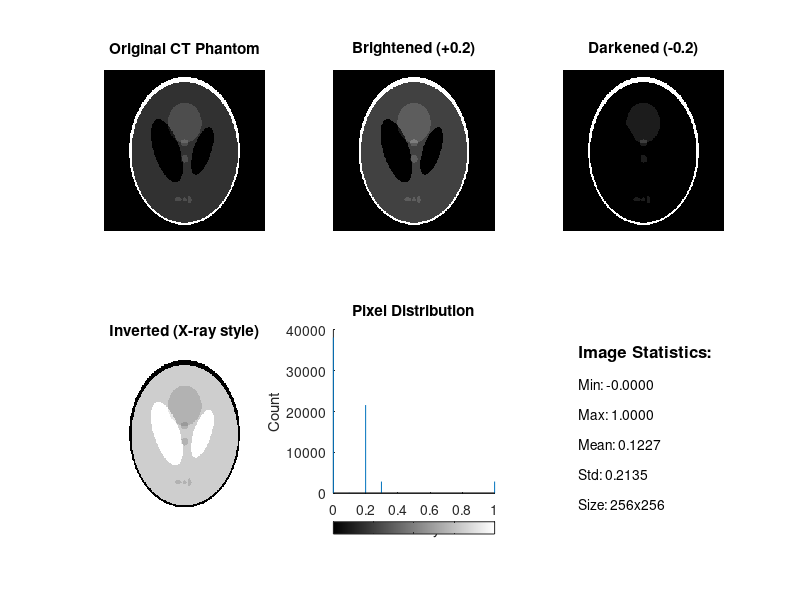

This figure's MATLAB source: (Note: this script raises an error after producing the figure.)
% Day 5 - Project Organization and Saving Results
% Author: Viraj Patil
% Medical Systems Engineering - CT Image Processor Project

%% Setup - Create organized folder structure
disp('=== Day 5: Project Organization ===');

% Create output folders if they don't exist
if ~exist('outputs', 'dir')
    mkdir('outputs');
    disp('Created outputs folder');
end

if ~exist('outputs/figures', 'dir')
    mkdir('outputs/figures');
    disp('Created outputs/figures folder');
end

if ~exist('outputs/data', 'dir')
    mkdir('outputs/data');
    disp('Created outputs/data folder');
end

%% Load our phantom CT image
ct_image = phantom(256);
disp('CT phantom image loaded!');

%% Process the image (combining what we learned Days 1-4)
% Step 1: Get image statistics
img_min = min(ct_image(:));
img_max = max(ct_image(:));
img_mean = mean(ct_image(:));
img_std = std(ct_image(:));

fprintf('\n--- Image Statistics ---\n');
fprintf('Min pixel value: %.4f\n', img_min);
fprintf('Max pixel value: %.4f\n', img_max);
fprintf('Mean pixel value: %.4f\n', img_mean);
fprintf('Std deviation: %.4f\n', img_std);

%% Create a comprehensive report figure
figure('Position', [100 100 900 600]);

% Original CT
subplot(2, 3, 1);
imshow(ct_image, []);
title('Original CT Phantom');
colormap gray;

% Brightened
subplot(2, 3, 2);
brightened = min(ct_image + 0.2, 1);
imshow(brightened, []);
title('Brightened (+0.2)');

% Darkened
subplot(2, 3, 3);
darkened = max(ct_image - 0.2, 0);
imshow(darkened, []);
title('Darkened (-0.2)');

% Inverted
subplot(2, 3, 4);
inverted = 1 - ct_image;
imshow(inverted, []);
title('Inverted (X-ray style)');

% Histogram
subplot(2, 3, 5);
imhist(ct_image);
title('Pixel Distribution');
xlabel('Intensity');
ylabel('Count');

% Statistics text
subplot(2, 3, 6);
axis off;
text(0.1, 0.9, 'Image Statistics:', 'FontSize', 12, 'FontWeight', 'bold');
text(0.1, 0.75, sprintf('Min: %.4f', img_min), 'FontSize', 10);
text(0.1, 0.60, sprintf('Max: %.4f', img_max), 'FontSize', 10);
text(0.1, 0.45, sprintf('Mean: %.4f', img_mean), 'FontSize', 10);
text(0.1, 0.30, sprintf('Std: %.4f', img_std), 'FontSize', 10);
text(0.1, 0.15, sprintf('Size: %dx%d', size(ct_image,1), size(ct_image,2)), 'FontSize', 10);

sgtitle('CT Image Processing Report - Day 5', 'FontSize', 14, 'FontWeight', 'bold');

%% Save the figure
saveas(gcf, 'outputs/figures/day5_report.png');
disp('Report saved to outputs/figures/day5_report.png');

%% Save statistics to a text file
fileID = fopen('outputs/data/image_stats.txt', 'w');
fprintf(fileID, 'CT Image Processing Statistics\n');
fprintf(fileID, '==============================\n');
fprintf(fileID, 'Date: %s\n', datestr(now));
fprintf(fileID, 'Image Size: %dx%d\n', size(ct_image,1), size(ct_image,2));
fprintf(fileID, 'Min Pixel: %.4f\n', img_min);
fprintf(fileID, 'Max Pixel: %.4f\n', img_max);
fprintf(fileID, 'Mean Pixel: %.4f\n', img_mean);
fprintf(fileID, 'Std Deviation: %.4f\n', img_std);
fclose(fileID);
disp('Statistics saved to outputs/data/image_stats.txt');

disp('Day 5 Complete! Project is now properly organized.');
